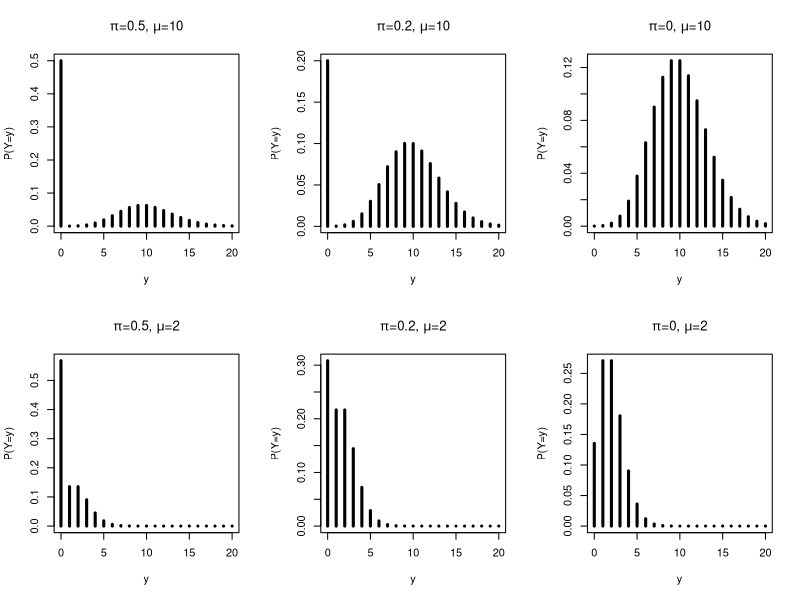

R code for this plot:
#####################################################################
# NAME:  Tom Loughin and Chris Bilder                               #
# DATE:  01-23-12                                                   #
# PURPOSE: Show PMF of Zeri-Inflated Poisson distribution with      #
#          various pi, mu                                           #
#                                                                   #
# NOTES: Makes plot only,  Program not discussed in text            #
#####################################################################

# Zero Inflated Poisson with probability of immune=pi, mean for Poisson=mu

# Create grid of pi, mu values, add pmf calculation
all <- expand.grid(y = c(0:20), pi = c(0.5,0.2,0), mu = c(10,2))
all <- data.frame(all, p = (1 - all$pi) * dpois(x = all$y, lambda = all$mu) + ifelse(all$y == 0, yes = all$pi, no = 0))

head(all)

# Make plots
x11(width = 10, height = 7, pointsize = 15)
# pdf(file = "c:\\figures\\Figure4.9BW.pdf", width = 10, height = 7, colormodel = "cmyk", pointsize = 20)   # Create plot for book
par(mfrow = c(2,3))

plot(x = all$y[1:21], y = all$p[1:21], type = "h", xlim = c(0,20), xlab = "y", ylab = "P(Y=y)", lty = "solid", lwd = 3, main = expression(paste(pi, "=0.5, ", mu, "=10")))
plot(x = all$y[22:42], y = all$p[22:42], type = "h", xlim = c(0,20), xlab = "y", ylab = "P(Y=y)", lty = "solid", lwd = 3, main = expression(paste(pi, "=0.2, ", mu, "=10")))
plot(x = all$y[43:63], y = all$p[43:63], type = "h", xlim = c(0,20), xlab = "y", ylab = "P(Y=y)", lty = "solid", lwd = 3, main = expression(paste(pi, "=0, ", mu, "=10")))
plot(x = all$y[64:84], y = all$p[64:84], type = "h", xlim = c(0,20), xlab = "y", ylab = "P(Y=y)", lty = "solid", lwd = 3, main = expression(paste(pi, "=0.5, ", mu, "=2")))
plot(x = all$y[85:105], y = all$p[85:105], type = "h", xlim = c(0,20), xlab = "y", ylab = "P(Y=y)", lty = "solid", lwd = 3, main = expression(paste(pi, "=0.2, ", mu, "=2")))
plot(x = all$y[106:126], y = all$p[106:126], type = "h", xlim  = c(0,20), xlab = "y", ylab = "P(Y=y)", lty = "solid", lwd = 3, main = expression(paste(pi, "=0, ", mu, "=2")))
# dev.off()  # Create plot for book



